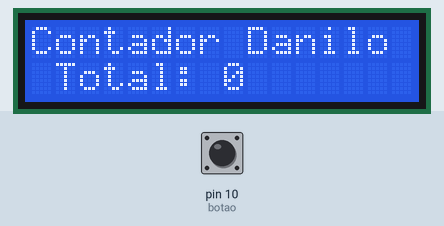
A sketch run on a simulated Arduino Uno, built with avr-gcc and run on an emulated ATmega328P. On the bench: 16×2 character LCD. The inputs (shaded band) are chosen by the test bench; at power-on: pin 10 (botao) HIGH.

Above: at 1.2 s.
1.3 s: pin 10 (botao) pulled LOW for 1 s
At 3.4 s:
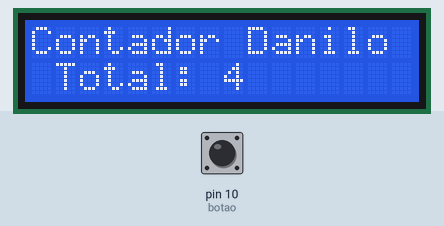
3.8 s: pin 10 (botao) pulled LOW for 0.15 s
At 5.1 s:
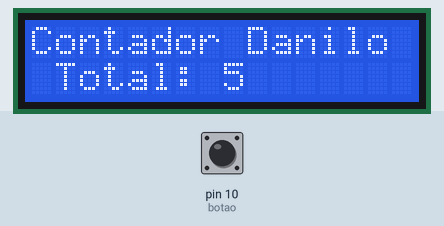
5.5 s: pin 10 (botao) pulled LOW for 0.15 s
At 6.3 s:
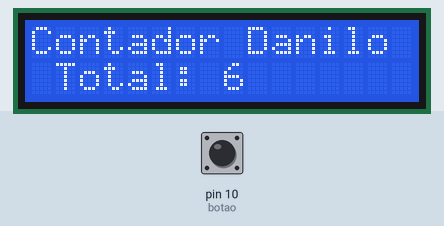
7.2 s: pin 10 (botao) pulled LOW for 1 s
At 9.1 s:
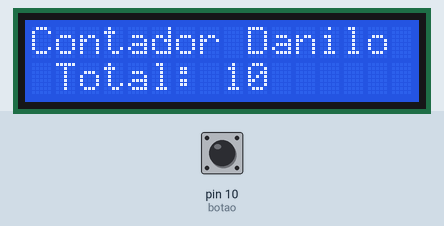
Timing chart, 0 to 10.6 s (numbered marks = the images above; inputs shaded):
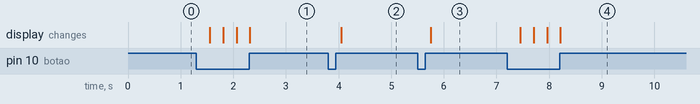

Measured:
- after the input at 1.3 s, the display: first changes after 0.25 s (image 1 shows a later state)
- after the input at 3.8 s, the display: changes after 0.25 s (image 2)
- after the input at 5.5 s, the display: changes after 0.25 s (image 3)
- after the input at 7.2 s, the display: first changes after 0.25 s (image 4 shows a later state)

The sketch:

danilo_confuso.ino
```cpp
/*
	Exemplo de Contador - Brincadeira Trabalho
	Utilizado: Arduino Uno, LCD e Push-button
	Autor: Yhan Christian Souza Silva - Data: 30/12/2015
*/

#include <LiquidCrystal.h>					// Biblioteca p/ uso do display LCD
#define botao 10								// Definição do botão como pino 10

LiquidCrystal lcd(7, 6, 5, 4, 3, 2);   // Definição dos pinos LCD

int x;											// Variável de controle


// Configurações iniciais
void setup() {
	lcd.begin(16,2);							// Inicialização do display LCD 16 x 2
	pinMode(botao, INPUT_PULLUP);			// Definição do botão como entrada, ativação pull-up interno
}

// Loop infinito
void loop() {
   lcd.setCursor(0,0);						// Posiciomanento do cursor na linha 1 e coluna 1
   lcd.print("Contador Danilo");			// Exibição de mensagem no display
   lcd.setCursor(1,1);						// Posiciomanento do cursor na linha 2 e coluna 1
   lcd.print("Total: ");					// Exibição de mensagem no display

	// Caso o botão seja pressionado a variável "x" é incrementada
	if(!digitalRead(botao)) {
		x++;
		delay(250);
	}

	lcd.print(x);								// Exibição do valor de "x" no display
}
```
